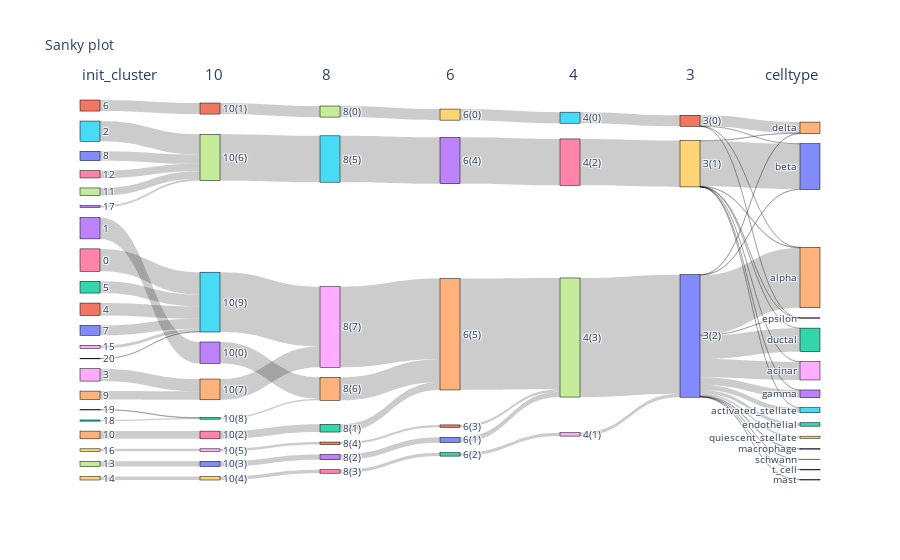

Write notebook code for a chart like this one.
### Code cell
from scDML.utils import plotSankey
import plotly.graph_objs as go
import plotly.offline as pyo
pyo.init_notebook_mode(connected=True)

ncluster_list=[10,8,6,4,3]# for example
merge_df=scdml.merge_cluster(ncluster_list=ncluster_list,merge_rule="rule2")
merge_df["celltype"]=adata.obs["celltype"].values

cols=["init_cluster"]+[str(i) for i in ncluster_list]+["celltype"]
fig=plotSankey(merge_df,cat_cols=cols,value_cols='value',title="Sanky plot")

plotly.offline.iplot(fig)

### Figure 1 — Plotly figure (JSON) as saved in the notebook; plotly's stock layout.template omitted (floating-point values rounded to 4 significant figures; data arrays with more than 128 entries replaced by an {"elided": "..."} marker saying what was removed)
{"data": [{"link": {"source": {"elided": "264 int values"}, "target": {"elided": "264 int values"}, "value": {"elided": "264 int values"}}, "node": {"label": ["7", "6", "5", "17", "10", "19", "12", "11", "15", "16", "8", "4", "18", "1", "9", "2", "0", "13", "3", "14", "20", "10(1)", "10(8)", "10(0)", "10(7)", "10(9)", "10(2)", "10(6)", "10(5)", "10(4)", "10(3)", "8(4)", "8(1)", "8(2)", "8(6)", "8(5)", "8(3)", "8(0)", "8(7)", "6(0)", "6(1)", "6(3)", "6(2)", "6(4)", "6(5)", "4(0)", "4(2)", "4(3)", "4(1)", "3(1)", "3(2)", "3(0)", "ductal", "macrophage", "delta", "activated_stellate", "epsilon", "schwann", "acinar", "quiescent_stellate", "beta", "t_cell", "endothelial", "gamma", "alpha", "mast"], "line": {"color": "black", "width": 0.5}, "pad": 10, "thickness": 20}, "type": "sankey"}], "layout": {"annotations": [{"align": "center", "font": {"size": 15}, "showarrow": false, "text": "init_cluster", "x": 0, "xref": "paper", "y": 1.1, "yref": "paper"}, {"align": "center", "font": {"size": 15}, "showarrow": false, "text": "10", "x": 0.1667, "xref": "paper", "y": 1.1, "yref": "paper"}, {"align": "center", "font": {"size": 15}, "showarrow": false, "text": "8", "x": 0.3333, "xref": "paper", "y": 1.1, "yref": "paper"}, {"align": "center", "font": {"size": 15}, "showarrow": false, "text": "6", "x": 0.5, "xref": "paper", "y": 1.1, "yref": "paper"}, {"align": "center", "font": {"size": 15}, "showarrow": false, "text": "4", "x": 0.6667, "xref": "paper", "y": 1.1, "yref": "paper"}, {"align": "center", "font": {"size": 15}, "showarrow": false, "text": "3", "x": 0.8333, "xref": "paper", "y": 1.1, "yref": "paper"}, {"align": "center", "font": {"size": 15}, "showarrow": false, "text": "celltype", "x": 1, "xref": "paper", "y": 1.1, "yref": "paper"}], "font": {"size": 10}, "title": {"text": "Sanky plot"}}}
